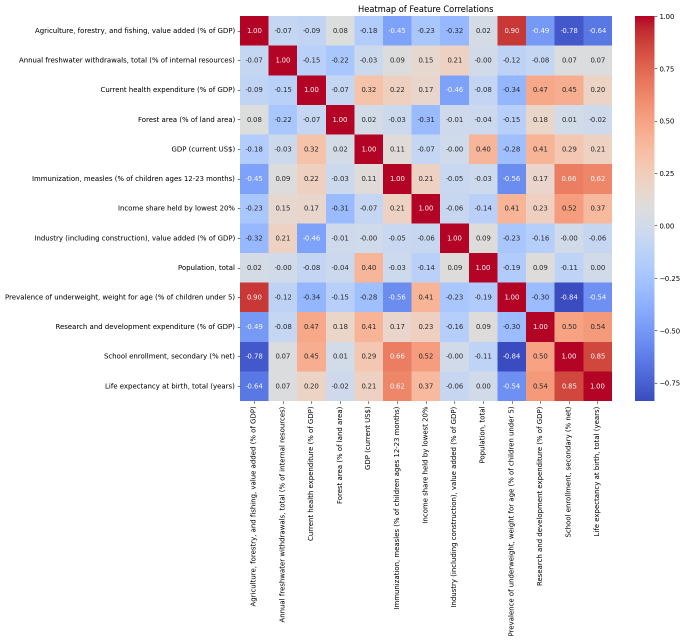
#> input picture project_01/assets/image-20240527012503179.png, 1370 x 1282 px (shown at 1/2 size)
$ python -i ImageProcessor.py   (imports and definitions only)
#> lines starting #> are read from the running program, lines starting #| are printed output that depends on the picture
#> further down, picture is the input picture: shape (1282, 1370, 3); mean B, G, R 231, 223.7, 230.6
import cv2 as cv
import numpy as np
import torchvision


class ImageFolderWithPaths(torchvision.datasets.ImageFolder):
    def __getitem__(self, index):
        original_tuple = super(ImageFolderWithPaths, self).__getitem__(index)
        path = self.imgs[index][0]
        tuple_with_path = (original_tuple[0], original_tuple[1], path)
        return tuple_with_path

def gradient_graph(img):
    gray = cv.cvtColor(img, cv.COLOR_BGR2GRAY)
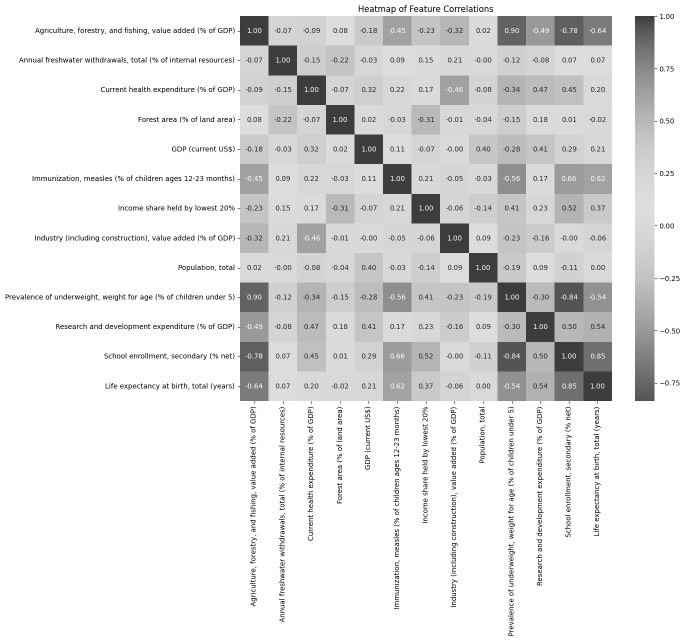
#> gray: shape (1282, 1370) (shown at 1/2 size); min 0, max 255, mean 226.6

    # Compute the x and y gradients using the Sobel operator
    grad_x = cv.Sobel(gray, cv.CV_64F, 1, 0, ksize=1)
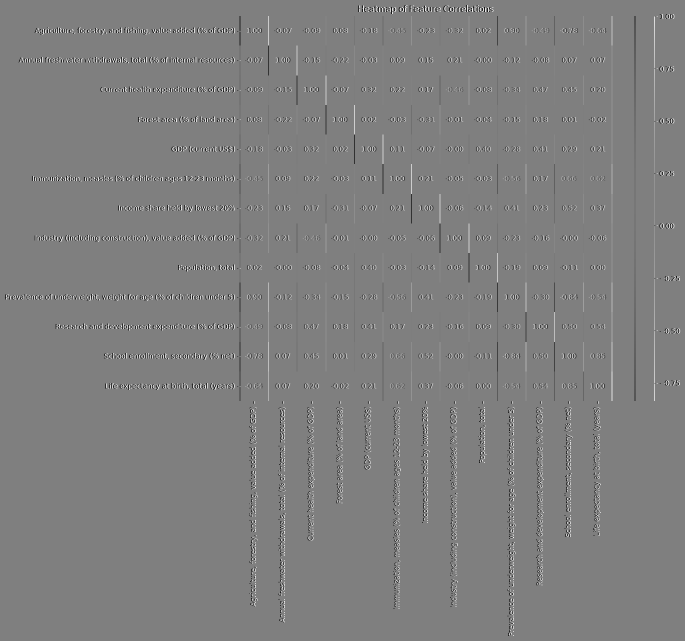
#> grad_x: shape (1282, 1370) float64 (shown at 1/2 size); min -255, max 255, mean 0; drawn with min black and max white
    grad_y = cv.Sobel(gray, cv.CV_64F, 0, 1, ksize=1)
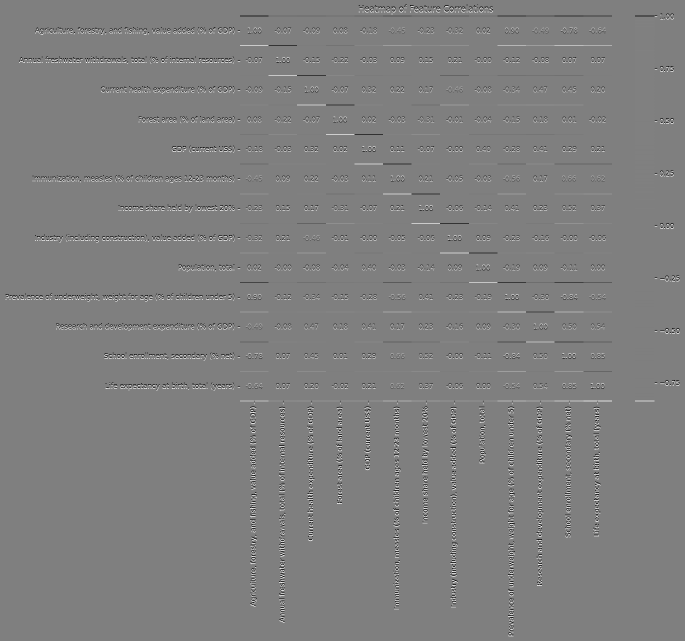
#> grad_y: shape (1282, 1370) float64 (shown at 1/2 size); min -255, max 255, mean 0; drawn with min black and max white

    # Compute the gradient magnitude
    grad_magnitude = cv.magnitude(grad_x, grad_y)
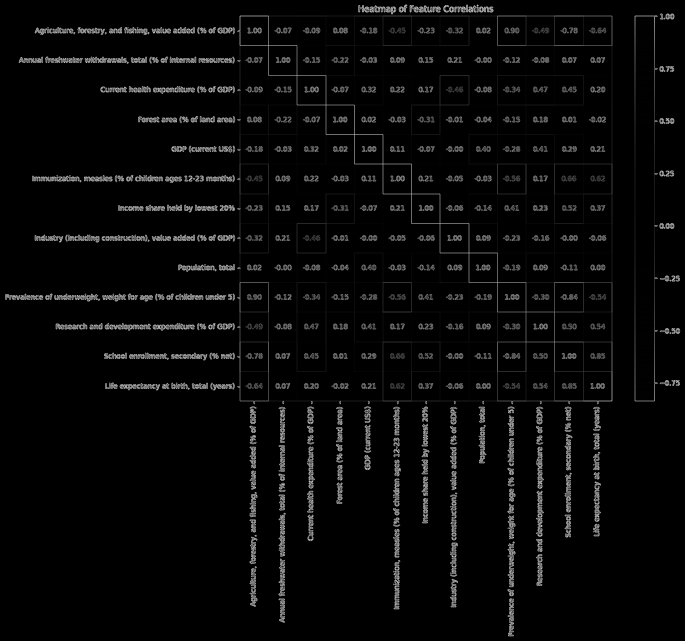
#> grad_magnitude: shape (1282, 1370) float64 (shown at 1/2 size); min 0, max 360.6, mean 11.8; drawn with min black and max white

    # Normalize the gradient image to 0-255
    grad_magnitude = cv.normalize(grad_magnitude, None, 0, 255, cv.NORM_MINMAX)

    # Convert to 8-bit image
    gradient_image = np.uint8(grad_magnitude)
    gradient_image = adjust_contrast(gradient_image, 3.0, 0)
    return gradient_image


# read image
def read_image(image_path):
    image = cv.imread(image_path)
    # image = _shrink(image, 100)
    # image = adjust_contrast(image, 2.0, -20)
    return image

def resize(image, width, height):
    return cv.resize(image, (width, height))

def _resize(img, d):
    return resize(img, d, d)

def shrink(img, ratio):
    return resize(img, int(img.shape[1] * ratio), int(img.shape[0] * ratio))

def _shrink(img, height):
    return shrink(img, height/ img.shape[0])

# 调整对比度
def adjust_contrast(image, alpha, beta):
    """
    Adjust the contrast and brightness of an image.

    Parameters:
        image (numpy.ndarray): The input image.
        alpha (float): Contrast control (1.0-3.0).
        beta (int): Brightness control (0-100).

    Returns:
        numpy.ndarray: The adjusted image.
    """
#> called with alpha = 3, beta = 0
    # Convert the image to float32 to prevent clipping values
    adjusted = cv.convertScaleAbs(image, alpha=alpha, beta=beta)
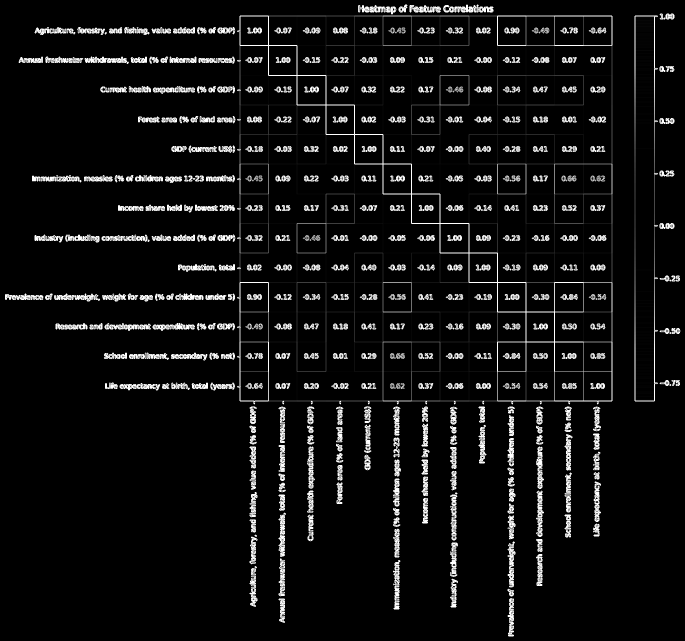
#> adjusted: shape (1282, 1370) (shown at 1/2 size); min 0, max 255, mean 16.9
    return adjusted


def compute_gradient_image(image):
    """
    Compute the gradient (edge) image using Canny edge detection.

    Parameters:
        image (numpy.ndarray): The input image.

    Returns:
        numpy.ndarray: The gradient image.
    """
    # Convert the image to grayscale
    gray = cv.cvtColor(image, cv.COLOR_BGR2GRAY)

    # Apply GaussianBlur to reduce noise and improve edge detection
    blurred = cv.GaussianBlur(gray, (1, 1), 0)

    # Use Canny edge detection
    edges = cv.Canny(blurred, 30, 65)  # Adjust these thresholds as needed

    return edges


# [7 lines of commented-out code are left out]

>>> import cv2
>>> picture = cv2.imread('../../project_01/assets/image-20240527012503179.png')
>>> result = gradient_graph(picture)

$ run again, on project_01/assets/image-20240527013303728.png
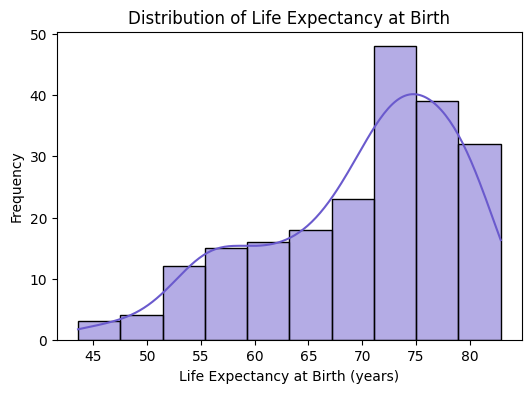
#> input picture project_01/assets/image-20240527013303728.png, 531 x 393 px
#> picture is the input picture: shape (393, 531, 3); mean B, G, R 239.1, 224.4, 226.5
#> in gradient_graph, `grad_y = cv.Sobel(gray, cv.CV_64F, 0, 1, ksize=1)`:
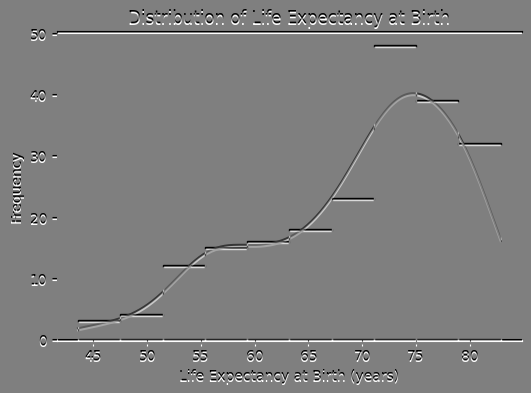
#> grad_y: shape (393, 531) float64; min -255, max 255, mean 0; drawn with min black and max white
#> in adjust_contrast, `adjusted = cv.convertScaleAbs(image, alpha=alpha, beta=beta)`:
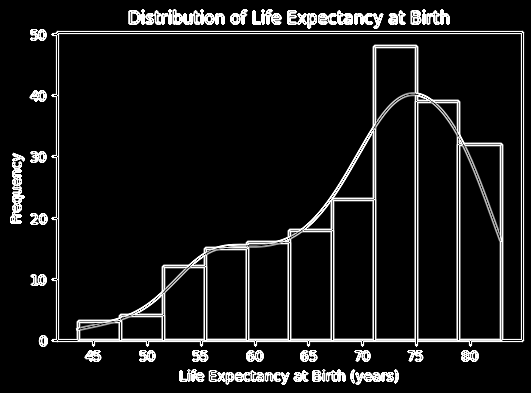
#> adjusted: shape (393, 531); min 0, max 255, mean 22.7

$ run again, on project_01/assets/image-20240527013309655.png
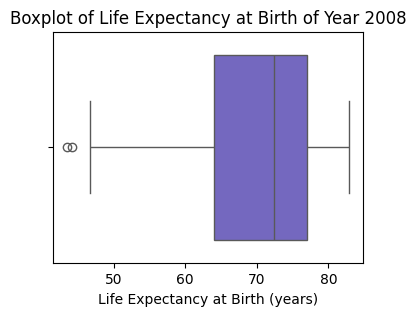
#> input picture project_01/assets/image-20240527013309655.png, 416 x 316 px
#> picture is the input picture: shape (316, 416, 3); mean B, G, R 238.1, 227.2, 228.7
#> in gradient_graph, `grad_y = cv.Sobel(gray, cv.CV_64F, 0, 1, ksize=1)`:
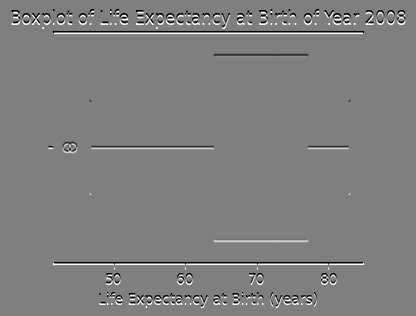
#> grad_y: shape (316, 416) float64; min -255, max 255, mean 0; drawn with min black and max white
#> in adjust_contrast, `adjusted = cv.convertScaleAbs(image, alpha=alpha, beta=beta)`:
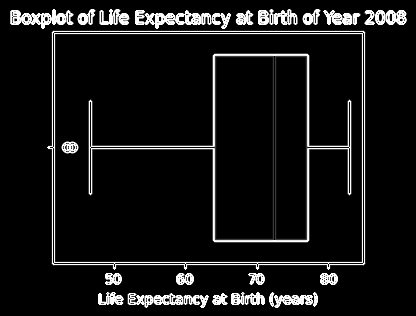
#> adjusted: shape (316, 416); min 0, max 255, mean 20.7
